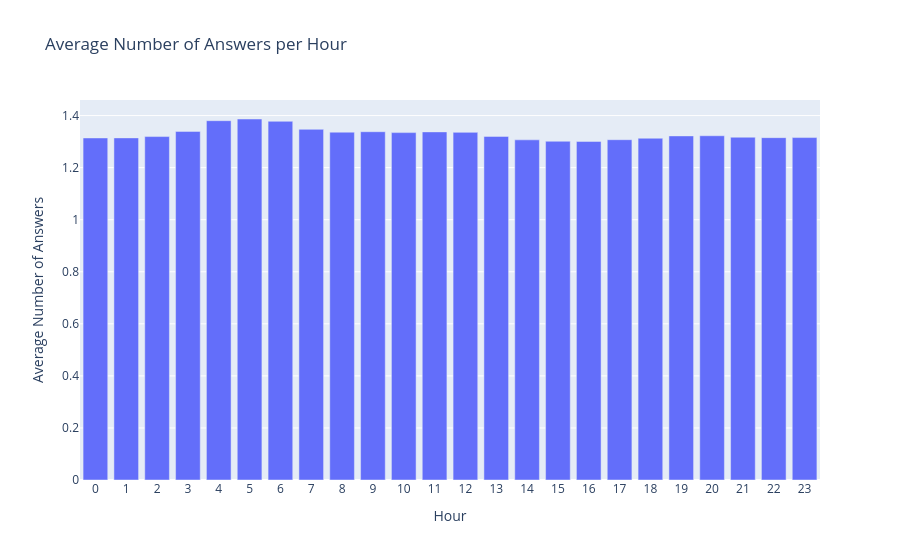

Write notebook code for a chart like this one.
### Code cell
# Plot Number of Answers vs Hours it was posted
# As the data is to heavy groupby year to plot
grouped = numeric_df.groupby("hour")["answer_count"].mean().reset_index()
grouped = grouped.dropna()

fig = go.Figure()
fig.add_trace(go.Bar(
    x=grouped["hour"].astype(str),
    y=grouped["answer_count"]
))

fig.update_layout(
    title="Average Number of Answers per Hour",
    xaxis_title="Hour",
    yaxis_title="Average Number of Answers"
)
fig.show()

### Figure 1 — Plotly figure (JSON) as saved in the notebook; plotly's stock layout.template omitted (floating-point values rounded to 4 significant figures)
{"data": [{"type": "bar", "x": ["0", "1", "2", "3", "4", "5", "6", "7", "8", "9", "10", "11", "12", "13", "14", "15", "16", "17", "18", "19", "20", "21", "22", "23"], "y": [1.314, 1.314, 1.319, 1.339, 1.38, 1.387, 1.378, 1.347, 1.336, 1.338, 1.335, 1.337, 1.336, 1.32, 1.307, 1.301, 1.301, 1.307, 1.313, 1.322, 1.322, 1.317, 1.315, 1.316]}], "layout": {"title": {"text": "Average Number of Answers per Hour"}, "xaxis": {"title": {"text": "Hour"}}, "yaxis": {"title": {"text": "Average Number of Answers"}}}}
